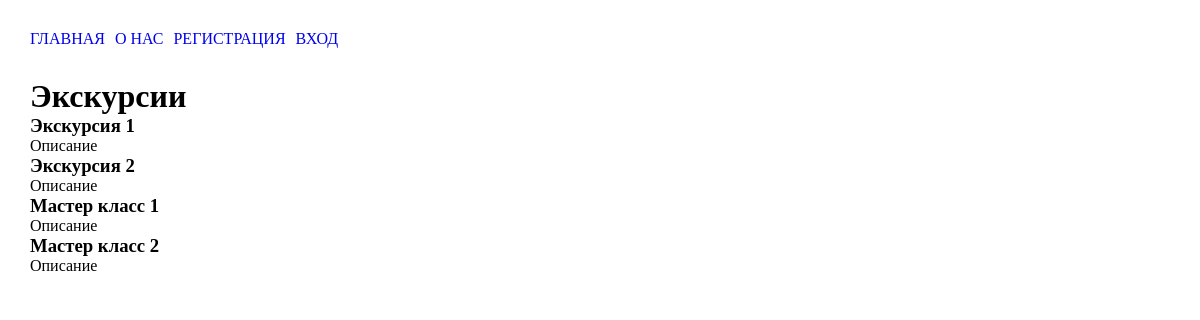
The page /category/excurtion on the database as committed earlier.
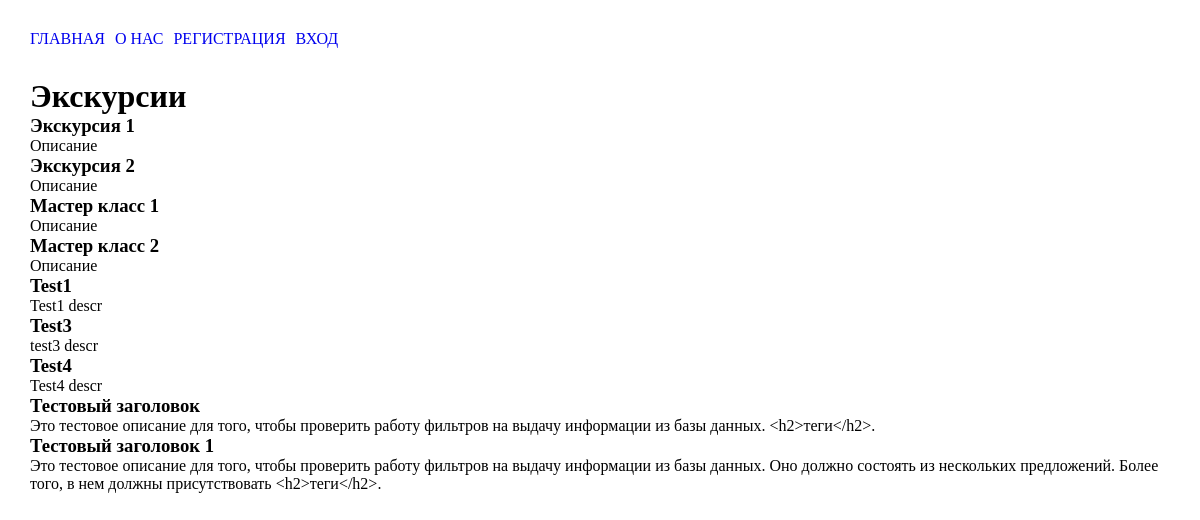
The same page on the database as committed later.
### main/models.py (models this page shows, shortened)
class Event(models.Model):
    title = models.CharField('Название', max_length=50)
    description = models.TextField('Описание')
    photo = models.ImageField(upload_to = "photos/%Y/%n/%d", null = True)
    time_create = models.DateTimeField(auto_now_add=True)
    time_upload = models.DateTimeField(auto_now=True)
    is_published = models.BooleanField(default=True)
    cat = models.ForeignKey('Category', on_delete=models.PROTECT, null = True)
    class Meta:
        verbose_name = "Событие"
        verbose_name_plural = "События"

### main/views.py (the view)
# urls.py: path('category/excurtion', views.excurtion, name="excurtion"),
def excurtion(request):
    events = Event.objects.all()
    context = {
        'events': events,
        'menu': menu,
        'title': 'Экскурсии'
    }
    return render(request, 'main/category.html', context = context)

### main/templates/main/category.html
{% extends 'main/base.html' %}
{% block content %}
<div class="container">
    <h1>{{title}}</h1>
    {% for el in events %}
    {% if el.type == type %}
    <h3>
        {{ el.title }}
    </h3>
    <p>
        {{ el.description }}
    </p>
    {% endif %}
    {% endfor %}
</div>
{% endblock %}

### main/templates/main/base.html (shortened to what this page needs)
{% load static %}
<!DOCTYPE html>
<html lang="ru">
<head>
    <link rel="stylesheet" href="{% static 'main/css/style.css' %}">
</head>
<body>
    <header class="header">
        <nav class="container">
            <ul>
                {% for m in menu %}
                <li>
                    <a href="{% url m.url_name %}">{{ m.title }}</a>
                </li>
                {% endfor %}
            </ul>
        </nav>
    </header>
    {% block content %}{% endblock %}
</body>
</html>

### main/static/main/css/style.css (style rules this page uses)
* { margin: 0; padding: 0; box-sizing: border-box; list-style: none; text-decoration: none; }
.container { max-width: 1400px; width: 100%; padding: 0 30px; margin: 0 auto; }
.header nav ul { display: flex; padding: 30px 0; }
.header nav ul li { margin-right: 10px; text-transform: uppercase; }

Rows that differ between the two databases and show on the page:
added Event: title "Test1", description "Test1 descr"
added Event: title "Test3", description "test3 descr"
added Event: title "Test4", description "Test4 descr"
added Event: title "Тестовый заголовок", description "Это тестовое описание для того, чтобы проверить работу фильтров на выдачу информации из базы данных. <h2>теги</h2>."
added Event: title "Тестовый заголовок 1", description "Это тестовое описание для того, чтобы проверить работу фильтров на выдачу информации из базы данных. Оно должно состоять из нескольких предложений. Более того, в нем должны присутствовать <h2>теги</h2>."
